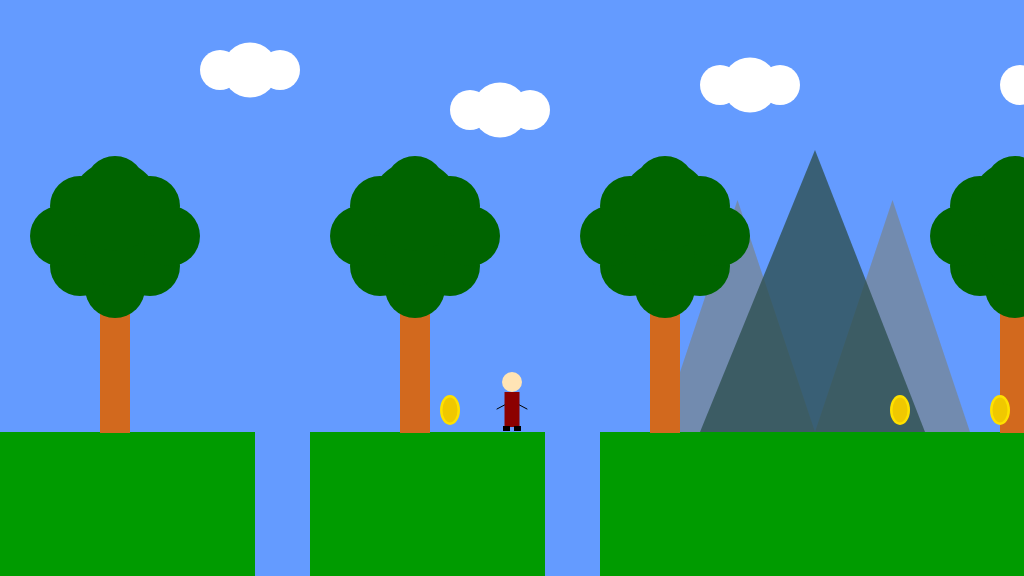
Frame 1 (no input)
Frame 60 (no input): identical to frame 1, image omitted
Frame 120 (the mouse pressed at the canvas centre since frame 60): identical to frame 1, image omitted

The p5.js sketch that drew this single still picture (run headless with seeded random() and noise() and a simulated clock; from frame 60 on, the mouse is pressed at the canvas centre):

// p5.js sketch
// ── sketch.js
/*

The Game Project 4 - Side scrolling

Week 6

*/

var gameChar_x;
var gameChar_y;
var floorPos_y;
var isLeft;
var isRight;
var scrollPos;

var clouds;
var mountain;
var trees_x;
var canyon;
var collectable;

function setup()
{
	createCanvas(1024, 576);
	floorPos_y = height * 3/4;
	gameChar_x = width/2;
	gameChar_y = floorPos_y;

	// Boolean variables to control the movement of the game character.
	isLeft = false;
	isRight = false;

	// Variable to control the background scrolling.
	scrollPos = 0;

	// Initialise arrays of scenery objects.
    trees_x = [100,400,650,1000,1300,1450,1720,2000];
    clouds = [{x_pos:100,y_pos:70},{x_pos:350,y_pos:110},{x_pos:600,y_pos:85},{x_pos:900,y_pos:85},{x_pos:1010,y_pos:70},{x_pos:1200,y_pos:85},
             {x_pos:1880,y_pos:65},{x_pos:1350,y_pos:90},{x_pos:1790,y_pos:85},{x_pos:1630,y_pos:75}];
    canyon = [{x: 255, y: 432, width: 55, height: 144},
              {x: 545, y: 432, width: 55, height: 144},
              {x: 1500, y: 432, width: 55, height: 144},
              {x: 1045, y: 432, width: 55, height: 144},
              {x: 1185, y: 432, width: 55, height: 144}
             ];
    mountain = [{x:0, y:0},{x:1000, y:1000},{x:1500,y:1500}]; //PLEASE LET ME KNOW WHAT HAVE I DONE WRONG WITH THE MOUNTAIN CODE, THANK YOU :)
    collectable = [{x:900, y:410},{x:450, y:410},{x:1000, y:410},{x:1150, y:410},{x:1350, y:410},{x:1570, y:410},{x:1630, y:410},{x:1890, y:410}];
    
}

function draw()
{
	background(100, 155, 255); // fill the sky blue

	noStroke();
	fill(0, 155, 0);
	rect(0, floorPos_y, width, height/4); // draw some green ground
    
    push();
    translate(scrollPos,0);

	// Draw clouds.
    for(var i = 0; i < clouds.length; i++)
    {
        fill(255,255,255);
        ellipse(clouds[i].x_pos+150,clouds[i].y_pos,55,55);
        ellipse(clouds[i].x_pos+120,clouds[i].y_pos,40,40);
        ellipse(clouds[i].x_pos+180,clouds[i].y_pos,40,40);
    }

	// Draw mountains.
    for(var i = 0; i < mountain.length; i++)
    {
        noStroke();
        fill(119,136,153,200);
        triangle(mountain[i].x+737.5,mountain[i].y+200,mountain[i].x+660,mountain[i].y+432,mountain[i].x+815,mountain[i].y+432);
        triangle(mountain[i].x+892.5,mountain[i].y+200,mountain[i].x+970,mountain[i].y+432,mountain[i].x+815,mountain[i].y+432);
    
        fill(47,79,79,200);
        triangle(mountain[i].x+815,mountain[i].y+150,mountain[i].x+700,mountain[i].y+432,mountain[i].x+925,mountain[i].y+432);
    }

	// Draw trees.
    for(var i = 0; i < trees_x.length; i++)
    {
        noStroke();
        fill(210,105,30);
        rect(trees_x[i],height/2,30,145);
        fill(0,100,0);
        ellipse(trees_x[i]+15,height/2,60,60);
        ellipse(trees_x[i]+50,height/2-22,60,60);
        ellipse(trees_x[i]-20,height/2-22,60,60);
        ellipse(trees_x[i]+15,height/2-32,60,60);
        ellipse(trees_x[i]+70,height/2-52,60,60);
        ellipse(trees_x[i]-40,height/2-52,60,60);
        ellipse(trees_x[i]+50,height/2-82,60,60);
        ellipse(trees_x[i]-20,height/2-82,60,60);
        ellipse(trees_x[i]+15,height/2-102,60,60);
        ellipse(trees_x[i]+15,height/2-82,90,90);
    }

	// Draw canyons
    for(var i = 0; i < canyon.length; i++)
    {
        fill(100,155,255);
        rect(canyon[i].x,canyon[i].y, canyon[i].width, canyon[i].height);        
    }

	// Draw collectable items
    for(var i = 0; i < collectable.length; i++)
    {
        fill(255,225,0);
        ellipse(collectable[i].x,collectable[i].y,20,30);
        fill(240,200,0);
        ellipse(collectable[i].x,collectable[i].y,15,25);
    }
    
    
    pop();

	// Draw the game character - this must be last
    fill(255,228,181);
    ellipse(gameChar_x, gameChar_y-50, 20, 20);
    fill(140,0,0);
    rect(gameChar_x-7.5,gameChar_y-40, 15,35);
    
    fill(0);
    rect(gameChar_x+2,gameChar_y-6,7,5);
    rect(gameChar_x-9,gameChar_y-6,7,5);
    
    stroke(0);
    strokeWeight(1);
    line(gameChar_x+7.5,gameChar_y-27,gameChar_x+15,gameChar_y-23);
    line(gameChar_x-7.5,gameChar_y-27,gameChar_x-15,gameChar_y-23);

	//////// Game character logic ///////
	// Logic to move

	if(isLeft)
	{
		if(gameChar_x > width * 0.2)
		{
			gameChar_x -= 5;
		}
		else
		{
			scrollPos += 5;
		}
	}

	if(isRight)
	{
		if(gameChar_x < width * 0.8)
		{
			gameChar_x  += 5;
		}
		else
		{
			scrollPos -= 5; // negative for moving against the background
		}

	}
}

function keyPressed()
{

	if(key == 'A' || keyCode == 37)
	{
		isLeft = true;
	}

	if(key == 'D' || keyCode == 39)
	{
		isRight = true;
	}

}

function keyReleased()
{
	if(key == 'A' || keyCode == 37)
	{
		isLeft = false;
	}

	if(key == 'D' || keyCode == 39)
	{
		isRight = false;
	}
}
